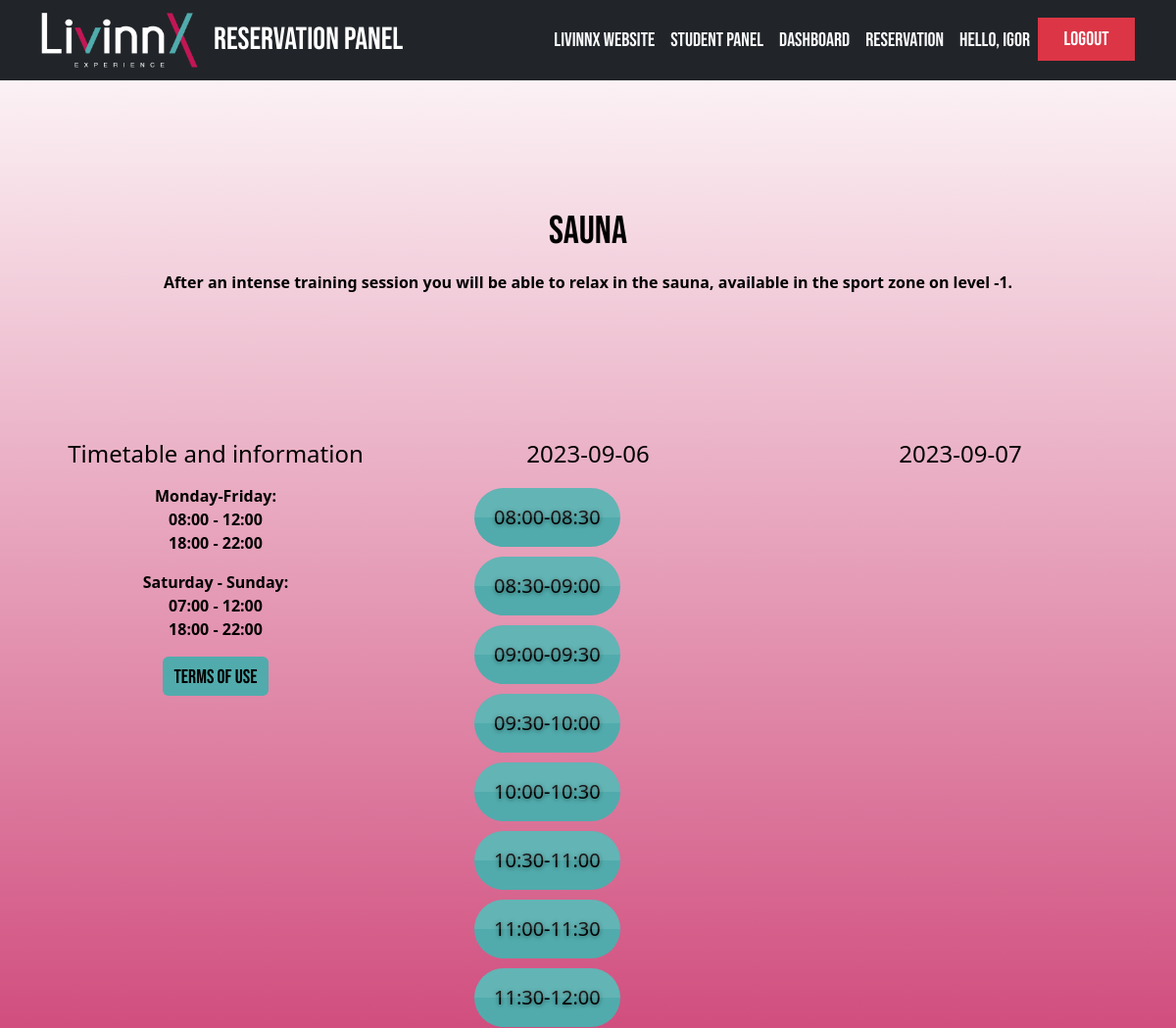
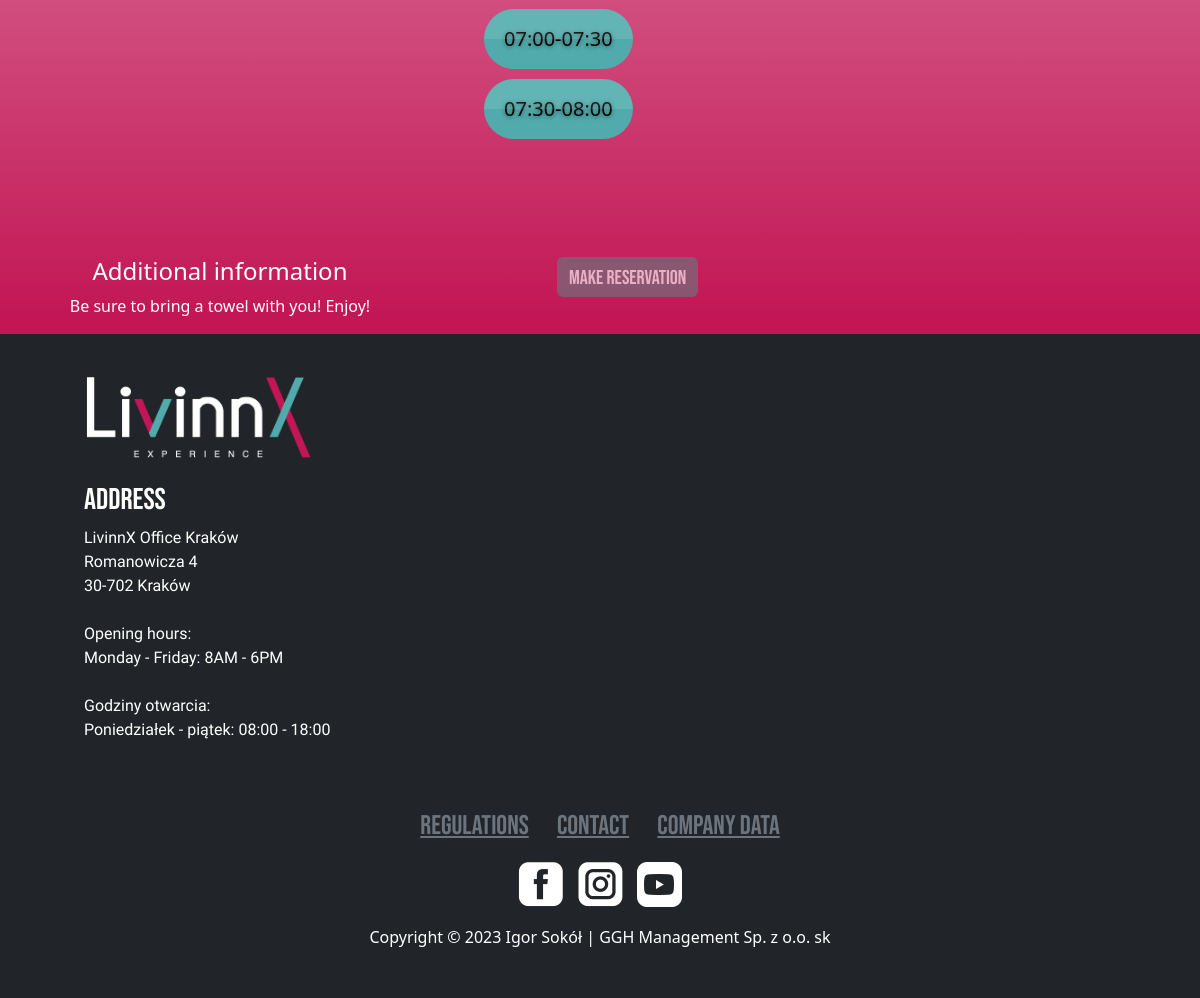
Page /reservations/sauna/2023-09-06/ (signed in) on the committed database (2 pictures, top to bottom).
### AmenityBooker/models.py (models this page shows, shortened)
class ReservationModel(models.Model):
    amenity = models.ForeignKey(Amenity,
                                on_delete=models.CASCADE)
    date = models.DateField()
    hours_available_today =  models.ManyToManyField(Hour,
                                    related_name='hours_available_today',
                                    blank=True)
    hours_booked_today = models.ManyToManyField(Hour,
                                    related_name='hours_booked_today',
                                    blank=True)
    hours_available_tomorrow = models.ManyToManyField(Hour,
                                    related_name='hours_available_tomorrow',
                                    blank=True)
    hours_booked_tomorrow = models.ManyToManyField(Hour,
                                    related_name='hours_booked_tomorrow',
                                    blank=True)

class Amenity(models.Model):
    name = models.CharField(max_length=40)
    slug = models.SlugField(max_length=40)
    description = models.CharField(max_length=200)
    regulations = models.TextField()
    opening_hours = models.TextField()
    images = models.ManyToManyField(Images)
    hours = models.ManyToManyField(Hour)
    available = models.BooleanField(default=True)
    additional_info = models.TextField(null=True)

class Hour(models.Model):
    start_end_time = models.CharField(max_length=40)
    def __str__(self):
        return f"{self.start_end_time}"

### AmenityBooker/views.py (the view, shortened to what this page needs)
# urls.py: path('<slug:amenity_slug>/<str:amenity_date>/', views.AmenityDetailView.as_view(), name='amenity_detail'),
@method_decorator(login_required, name='dispatch')
class AmenityDetailView(View):
    template_name = 'reservation/reservation_detail.html'
    slug_url_kwarg = 'amenity_slug'
    date_url_kwarg = 'amenity_date'
    def get_object(self, amenity_slug, amenity_date_str):
        amenity_date = datetime.strptime(amenity_date_str, '%Y-%m-%d').date()
        return ReservationModel.objects.get(amenity__slug=amenity_slug, date=amenity_date)
    def get(self, request, *args, **kwargs):
        user = Profile.objects.get(user=request.user)
        amenity_slug = self.kwargs[self.slug_url_kwarg]
        amenity_date_str = self.kwargs[self.date_url_kwarg]
        amenity = Amenity.objects.get(slug=amenity_slug)
        reservation = self.get_object(amenity_slug, amenity_date_str)
        today = datetime.today().date()
        tomorrow = today + timedelta(days=1)
        user_active = user.active
        amenity_active_attribute = f"{amenity_slug}_active"
        user_active_amenity = getattr(user, amenity_active_attribute)
        user_reservations_today = UserReservation.objects.filter(user=request.user,
                                                            date=today,
                                                            amenity__slug=amenity_slug)
        hours_booked_today = []
        for res in user_reservations_today:
            hours_booked_today.extend(list(res.hours_booked.all()))
        user_reservations_tomorrow = UserReservation.objects.filter(user=request.user,
                                                            date=tomorrow,
                                                            amenity__slug=amenity_slug)
        hours_booked_tomorrow = []
        for res in user_reservations_tomorrow:
            hours_booked_tomorrow.extend(list(res.hours_booked.all()))
        context = {
            'object': reservation,
            'amenity': amenity,
            'form': ReservationForm(),
            'tomorrow': reservation.date + timedelta(days=1),
            'today': today,
            'hours_booked_today': hours_booked_today,
            'hours_booked_tomorrow': hours_booked_tomorrow,
            'user_active': user_active,
            'user_active_amenity': user_active_amenity,
        }
        return render(request, self.template_name, context)

### templates/reservation/reservation_detail.html (shortened to what this page needs)
{% extends 'base.html' %}
{% block content %}
<form method="post" action="">
<section style="background: linear-gradient(#ffffff, rgb(220,121,157) 58%, #c21655 99%);">
    <div class="container" style="padding-top: 8rem!important;">
        <div class="row">
            <div class="col-md-12" style="margin-top: 84px;height: 194px;">
                <h1 class="text-center" style="font-family: 'Bebas Neue', serif; color: black;">{{ object.amenity.name }}</h1>
                <p><center style="font-weight: bold; color: black;">{{ object.amenity.description }}</center></p>
            </div>
        </div>
        <div class="row">
            <div class="col-md-4" style="margin-top: 43px; color: black;">
                <h4 style="text-align: center; color: black;">Timetable and information</h4>
                <p><center style="font-weight: bold;">{{ object.amenity.opening_hours|linebreaks }}</center></p>
                <button id="regulations-btn" class="btn btn-info" style="margin: auto; display: block;">Terms of use</button>
            </div>
            <div class="col-md-4" style="margin-top: 43px;">
                <h4 style="text-align: center; color: black;">{{ today|date:'Y-m-d' }}</h4>
                <div class="hours_container">
                    <div>
                        {% for hour in object.hours_available_today.all %}
                        <label for="today-{{ hour }}">
                            <span>{{ hour }}</span>
                        </label>
                        {% endfor %}
                    </div>
                </div>
            </div>
            <div class="col-md-4" style="margin-top: 43px;">
                <h4 style="text-align: center; color: black;">{{ tomorrow|date:'Y-m-d' }}</h4>
                <div class="hours_container">
                </div>
            </div>
            <div class="container" style="margin-top: 100px;">
                <div class="row">
                    <div class="col-md-4">
                        <h4 style="text-align: center;color: white;">Additional information</h4>
                        <p style="text-align: center;color: white;">{{ object.amenity.additional_info }}</p>
                    </div>
                    <div class="col-md-4" style><button class="btn btn-primary make-reservation-btn" data-toggle="modal" data-target="#exampleModal" style="margin-left: 135px;" type="submit">Make reservation</button></div>
                </div>
            </div>
        </div>
    </div>
</form>
{% endblock content %}

### templates/base.html (shortened to what this page needs)
{% load static %}
<!DOCTYPE html>
<html lang="en">
<head>
    <link rel="stylesheet" href="{% static 'bootstrap/css/bootstrap.min.css' %}">
    <link rel="stylesheet" href="{% static 'css/swiper-icons.css' %}">
    <link rel="stylesheet" href="{% static 'css/aos.min.css' %}">
    <link rel="stylesheet" href="{% static 'css/Login-Form-Basic-icons.css' %}">
    <link rel="stylesheet" href="{% static 'css/Simple-Slider-swiper-bundle.min.css' %}">
    <link rel="stylesheet" href="{% static 'css/Simple-Slider.css' %}">
    <link rel="stylesheet" href="{% static 'css/styles.css' %}">
    <link rel="stylesheet" href="{% static 'css/accordion-faq-list.css' %}">
    <link rel="stylesheet" href="{% static 'css/post_detail_style_photo.css' %}">
    <link rel="stylesheet" href="{% static 'css/Simple-Slider-swiper-bundle.min.css' %}">
</head>
<body style="margin: 0px;color: #51abac;">
    <nav class="navbar navbar-dark navbar-expand-lg fixed-top bg-dark d-xl-flex align-items-xl-end portfolio-navbar gradient" style="color: rgb(0,0,0);background: rgb(0,0,0);border-color: rgb(0,0,0);">
        <div class="container"><a class="navbar-brand logo" href="{% url 'index' %}"><img data-aos="fade" src="{% static 'img/livinn-logo.png' %}" style="width: 10rem;"></a>
            <div class="collapse navbar-collapse" data-aos="fade" data-aos-duration="950" id="navbarNav">
                <h2 style="color: rgb(255,255,255);font-family: 'Bebas Neue', serif; margin-bottom: 0px!important;">Reservation panel</h2>
                <ul class="navbar-nav ms-auto">
                    <li class="nav-item"><a class="nav-link link-light" href="https://livinnxpoland.pl" style="font-family: 'Bebas Neue', serif;font-size: 20px;">LIVINNX WEBSITE</a></li>
                    <li class="nav-item"><a class="nav-link link-light" href="https://livinnx.panelnajemcy.pl/login" style="font-family: 'Bebas Neue', serif;font-size: 20px;">student panel</a></li>
                    {% if request.user.is_authenticated %}
                        {% if section == "dashboard" %}
                        <li class="nav-item"><a class="nav-link link-light" href="{% url 'dashboard' %}" style="font-family: 'Bebas Neue', serif;font-size: 20px;color: #51abac!important;">Dashboard</a></li>
                        {% else %}
                        <li class="nav-item"><a class="nav-link link-light" href="{% url 'dashboard' %}" style="font-family: 'Bebas Neue', serif;font-size: 20px;">Dashboard</a></li>
                        {% endif %}
                        {% if section == "reservation" %}
                        <li class="nav-item"><a class="nav-link link-light" href="{% url 'reservation' %}" style="font-family: 'Bebas Neue', serif;font-size: 20px;color: #51abac!important;">Reservation</a></li>
                        {% else %}
                        <li class="nav-item"><a class="nav-link link-light" href="{% url 'reservation' %}" style="font-family: 'Bebas Neue', serif;font-size: 20px;">Reservation</a></li>
                        {% endif %}
                    <li class="nav-item"><a class="nav-link link-light" href="{% url 'user_profile' %}" style="font-family: 'Bebas Neue', serif;font-size: 20px;">Hello, {{ user.first_name }}</a></li>
                    <li class="nav-item"><a class="nav-link text-center" href="{% url 'logout' %}" style="font-family: 'Bebas Neue', serif;font-size: 20px;color: rgb(255,255,255);background: var(--bs-red);border-color: rgb(194,22,85);width: 99px;margin: 0px;padding: 7px;">LOGOUT</a></li>
                    {% else %}
                    <li class="nav-item"><a class="nav-link text-center" href="{% url 'login' %}" style="font-family: 'Bebas Neue', serif;font-size: 20px;color: rgb(255,255,255);background: var(--bs-red);border-color: rgb(194,22,85);width: 99px;margin: 0px;padding: 7px;">LOGIN</a></li>
                    {% endif %}
                </ul>
            </div>
        </div>
    </nav>
    {% block content %}
    {% endblock content %}
    <footer style="background: #212529;height: 664px;color: rgb(36,40,43);"><img width="225" height="81" src="{% static 'img/livinn-logo.png'%}" style="padding-right: 0px;margin-right: 0px;margin-left: 86px;padding-top: 0px;margin-top: 43px;">
        <h1 style="color: rgb(255,255,255);font-family: 'Bebas Neue', serif;text-align: left;margin-right: 0px;padding-left: 84px;width: 349px;padding-top: 24px;margin-left: 0px;font-size: 30px;">ADDRESS</h1>
        <p style="color: rgb(255,255,255);font-family: 'Averia Libre', serif;font-size: 16px;margin-left: 0px;padding-left: 84px;padding-right: 0px;width: 413px;">LivinnX Office Kraków<br>Romanowicza 4&nbsp;<br>30-702 Kraków<br><br>Opening hours:<br>Monday - Friday: 8AM - 6PM<br><br>Godziny otwarcia:<br>Poniedziałek - piątek: 08:00 - 18:00</p>
        <footer class="text-center">
            <div class="container text-muted py-4 py-lg-5">
                <ul class="list-inline">
                    <li class="list-inline-item me-4"><a class="link-secondary" href="#" style="font-family: 'Bebas Neue', serif;font-size: 27px;">Regulations</a></li>
                    <li class="list-inline-item me-4"><a class="link-secondary" href="#" style="font-size: 27px;font-family: 'Bebas Neue', serif;">Contact</a></li>
                    <li class="list-inline-item"><a class="link-secondary" href="#" style="font-size: 27PX;font-family: 'Bebas Neue', serif;">COMPANY DATA</a></li>
                </ul>
                    <a href="https://www.facebook.com/livinnXkrakow"><img src="{% static 'img/footer-icon-fb.png' %}" width="45" height="45" style="margin-bottom: 18px;margin-right: 10px;"></a>
                    <a href="https://www.instagram.com/livinnxkrakow/"><img src="{% static 'img/footer-icon-in.png' %}" style="margin-bottom: 18px;"></a>
                    <a href="https://www.youtube.com/@livinnxkrakow8115"><img src="{% static 'img/footer-icon-yt.png' %}" style="margin-bottom: 18px;margin-left: 10px;"></a>
                <p class="mb-0" style="color: white;">Copyright © 2023 Igor Sokół | GGH Management Sp. z o.o. sk</p>
            </div>
        </footer>
    </footer>
</body>
</html>

### static/css/styles.css (style rules this page uses)
.nav-link { transition: all 0.1s; }
.btn { font-size: 20px; transition: 0.2s; background-color: #51abac; background: #51abac; height: 40px; border-style: none; font-family: 'Bebas Neue', serif; }
.hours_container { display: flex; margin: 0 auto; flex-wrap: wrap; }
.hours_container div { margin: 10px; margin-left: 60px; }
.hours_container div label { cursor: pointer; display: contents; }
.container div label span { position: relative; display: inline-block; background: #51abac; color: #000000; padding: 15px 20px; text-shadow: 0 1px 4px rgba(0,0,0,.5); border-radius: 30px; font-size: 20px; margin: 2px; transition: 0.5s; user-select: none; overflow: hidden; }
.container div label span:before { content: ''; position: absolute; top: 0; Left: 0; width: 100%; height: 50%; background: rgba(255,255,255, .1); }

### rows in the picture
ReservationModel: amenity.name "Sauna", amenity.description "After an intense training session you will be able to relax in the sauna, available in the sport zone on level -1.", amenity.opening_hours "Monday-Friday: 08:00 - 12:00 18:00 - 22:00 Saturday - Sunday: 07:00 - 12:00 18:00 - 22:00", amenity.additional_info "Be sure to bring a towel with you! Enjoy!"
Hour: start_end_time "08:00-08:30"
Hour: start_end_time "08:30-09:00"
Hour: start_end_time "09:00-09:30"
Hour: start_end_time "09:30-10:00"
Hour: start_end_time "10:00-10:30"
Hour: start_end_time "10:30-11:00"
Hour: start_end_time "11:00-11:30"
Hour: start_end_time "11:30-12:00"
Hour: start_end_time "07:00-07:30"
Hour: start_end_time "07:30-08:00"

### other values in the picture
{{ user.first_name }} "Igor"
{{ today|date:'Y-m-d' }} "2023-09-06"
{{ tomorrow|date:'Y-m-d' }} "2023-09-07"
